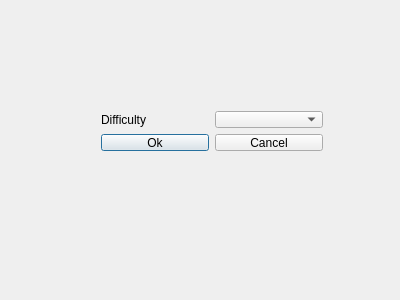
<?xml version="1.0" encoding="UTF-8"?>
<ui version="4.0">
 <class>Difficulty</class>
 <widget class="QDialog" name="Difficulty">
  <property name="geometry">
   <rect>
    <x>0</x>
    <y>0</y>
    <width>400</width>
    <height>300</height>
   </rect>
  </property>
  <property name="windowTitle">
   <string>Difficulty</string>
  </property>
  <widget class="QWidget" name="layoutWidget">
   <property name="geometry">
    <rect>
     <x>90</x>
     <y>100</y>
     <width>244</width>
     <height>62</height>
    </rect>
   </property>
   <layout class="QVBoxLayout" name="verticalLayout">
    <item>
     <layout class="QHBoxLayout" name="horizontalLayout">
      <item>
       <widget class="QLabel" name="label">
        <property name="text">
         <string>Difficulty</string>
        </property>
       </widget>
      </item>
      <item>
       <widget class="QComboBox" name="comboBox"/>
      </item>
     </layout>
    </item>
    <item>
     <layout class="QHBoxLayout" name="horizontalLayout_2">
      <item>
       <widget class="QPushButton" name="pushButton">
        <property name="text">
         <string>Ok</string>
        </property>
       </widget>
      </item>
      <item>
       <widget class="QPushButton" name="pushButton_2">
        <property name="text">
         <string>Cancel</string>
        </property>
       </widget>
      </item>
     </layout>
    </item>
   </layout>
  </widget>
 </widget>
 <layoutdefault spacing="6" margin="11"/>
 <resources/>
 <connections>
  <connection>
   <sender>pushButton_2</sender>
   <signal>clicked()</signal>
   <receiver>Difficulty</receiver>
   <slot>reject()</slot>
   <hints>
    <hint type="sourcelabel">
     <x>199</x>
     <y>160</y>
    </hint>
    <hint type="destinationlabel">
     <x>340</x>
     <y>218</y>
    </hint>
   </hints>
  </connection>
 </connections>
</ui>
